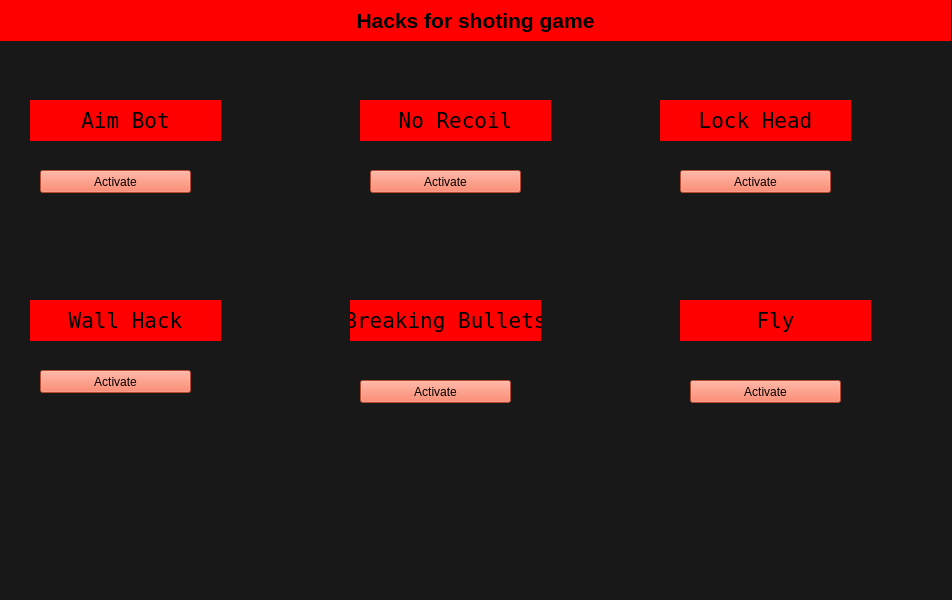
<?xml version="1.0" encoding="UTF-8"?>
<ui version="4.0">
 <class>MainWindow</class>
 <widget class="QMainWindow" name="MainWindow">
  <property name="geometry">
   <rect>
    <x>0</x>
    <y>0</y>
    <width>952</width>
    <height>600</height>
   </rect>
  </property>
  <property name="font">
   <font>
    <family>Roman</family>
   </font>
  </property>
  <property name="windowTitle">
   <string>MainWindow</string>
  </property>
  <property name="styleSheet">
   <string notr="true">background-color: rgb(24, 24, 24);</string>
  </property>
  <widget class="QWidget" name="centralwidget">
   <widget class="QLabel" name="header">
    <property name="geometry">
     <rect>
      <x>0</x>
      <y>0</y>
      <width>951</width>
      <height>41</height>
     </rect>
    </property>
    <property name="font">
     <font>
      <pointsize>16</pointsize>
      <weight>75</weight>
      <bold>true</bold>
     </font>
    </property>
    <property name="styleSheet">
     <string notr="true">background-color: rgb(255, 0, 0);</string>
    </property>
    <property name="text">
     <string>Hacks for shoting game</string>
    </property>
    <property name="alignment">
     <set>Qt::AlignCenter</set>
    </property>
   </widget>
   <widget class="QLabel" name="ablab">
    <property name="geometry">
     <rect>
      <x>30</x>
      <y>100</y>
      <width>191</width>
      <height>41</height>
     </rect>
    </property>
    <property name="font">
     <font>
      <family>NSimSun</family>
      <pointsize>16</pointsize>
      <weight>50</weight>
      <bold>false</bold>
     </font>
    </property>
    <property name="styleSheet">
     <string notr="true">background-color: rgb(255, 0, 0);</string>
    </property>
    <property name="text">
     <string>Aim Bot</string>
    </property>
    <property name="alignment">
     <set>Qt::AlignCenter</set>
    </property>
   </widget>
   <widget class="QLabel" name="nrlab">
    <property name="geometry">
     <rect>
      <x>360</x>
      <y>100</y>
      <width>191</width>
      <height>41</height>
     </rect>
    </property>
    <property name="font">
     <font>
      <family>NSimSun</family>
      <pointsize>16</pointsize>
      <weight>50</weight>
      <bold>false</bold>
     </font>
    </property>
    <property name="styleSheet">
     <string notr="true">background-color: rgb(255, 0, 0);</string>
    </property>
    <property name="text">
     <string>No Recoil</string>
    </property>
    <property name="alignment">
     <set>Qt::AlignCenter</set>
    </property>
   </widget>
   <widget class="QLabel" name="lhlab">
    <property name="geometry">
     <rect>
      <x>660</x>
      <y>100</y>
      <width>191</width>
      <height>41</height>
     </rect>
    </property>
    <property name="font">
     <font>
      <family>NSimSun</family>
      <pointsize>16</pointsize>
      <weight>50</weight>
      <bold>false</bold>
     </font>
    </property>
    <property name="styleSheet">
     <string notr="true">background-color: rgb(255, 0, 0);</string>
    </property>
    <property name="text">
     <string>Lock Head</string>
    </property>
    <property name="alignment">
     <set>Qt::AlignCenter</set>
    </property>
   </widget>
   <widget class="QPushButton" name="aba">
    <property name="geometry">
     <rect>
      <x>40</x>
      <y>170</y>
      <width>151</width>
      <height>23</height>
     </rect>
    </property>
    <property name="styleSheet">
     <string notr="true">background-color: rgb(255, 102, 64);</string>
    </property>
    <property name="text">
     <string>Activate</string>
    </property>
   </widget>
   <widget class="QPushButton" name="nra">
    <property name="geometry">
     <rect>
      <x>370</x>
      <y>170</y>
      <width>151</width>
      <height>23</height>
     </rect>
    </property>
    <property name="styleSheet">
     <string notr="true">background-color: rgb(255, 102, 64);</string>
    </property>
    <property name="text">
     <string>Activate</string>
    </property>
   </widget>
   <widget class="QPushButton" name="lha">
    <property name="geometry">
     <rect>
      <x>680</x>
      <y>170</y>
      <width>151</width>
      <height>23</height>
     </rect>
    </property>
    <property name="styleSheet">
     <string notr="true">background-color: rgb(255, 102, 64);</string>
    </property>
    <property name="text">
     <string>Activate</string>
    </property>
   </widget>
   <widget class="QPushButton" name="wha">
    <property name="geometry">
     <rect>
      <x>40</x>
      <y>370</y>
      <width>151</width>
      <height>23</height>
     </rect>
    </property>
    <property name="styleSheet">
     <string notr="true">background-color: rgb(255, 102, 64);</string>
    </property>
    <property name="text">
     <string>Activate</string>
    </property>
   </widget>
   <widget class="QLabel" name="whlab">
    <property name="geometry">
     <rect>
      <x>30</x>
      <y>300</y>
      <width>191</width>
      <height>41</height>
     </rect>
    </property>
    <property name="font">
     <font>
      <family>NSimSun</family>
      <pointsize>16</pointsize>
      <weight>50</weight>
      <bold>false</bold>
     </font>
    </property>
    <property name="styleSheet">
     <string notr="true">background-color: rgb(255, 0, 0);</string>
    </property>
    <property name="text">
     <string>Wall Hack</string>
    </property>
    <property name="alignment">
     <set>Qt::AlignCenter</set>
    </property>
   </widget>
   <widget class="QLabel" name="bblab">
    <property name="geometry">
     <rect>
      <x>350</x>
      <y>300</y>
      <width>191</width>
      <height>41</height>
     </rect>
    </property>
    <property name="font">
     <font>
      <family>NSimSun</family>
      <pointsize>16</pointsize>
      <weight>50</weight>
      <bold>false</bold>
     </font>
    </property>
    <property name="styleSheet">
     <string notr="true">background-color: rgb(255, 0, 0);</string>
    </property>
    <property name="text">
     <string>Breaking Bullets</string>
    </property>
    <property name="alignment">
     <set>Qt::AlignCenter</set>
    </property>
   </widget>
   <widget class="QPushButton" name="bba">
    <property name="geometry">
     <rect>
      <x>360</x>
      <y>380</y>
      <width>151</width>
      <height>23</height>
     </rect>
    </property>
    <property name="styleSheet">
     <string notr="true">background-color: rgb(255, 102, 64);</string>
    </property>
    <property name="text">
     <string>Activate</string>
    </property>
   </widget>
   <widget class="QPushButton" name="fa">
    <property name="geometry">
     <rect>
      <x>690</x>
      <y>380</y>
      <width>151</width>
      <height>23</height>
     </rect>
    </property>
    <property name="styleSheet">
     <string notr="true">background-color: rgb(255, 102, 64);</string>
    </property>
    <property name="text">
     <string>Activate</string>
    </property>
   </widget>
   <widget class="QLabel" name="flab">
    <property name="geometry">
     <rect>
      <x>680</x>
      <y>300</y>
      <width>191</width>
      <height>41</height>
     </rect>
    </property>
    <property name="font">
     <font>
      <family>NSimSun</family>
      <pointsize>16</pointsize>
      <weight>50</weight>
      <bold>false</bold>
     </font>
    </property>
    <property name="styleSheet">
     <string notr="true">background-color: rgb(255, 0, 0);</string>
    </property>
    <property name="text">
     <string>Fly</string>
    </property>
    <property name="alignment">
     <set>Qt::AlignCenter</set>
    </property>
   </widget>
  </widget>
  <widget class="QStatusBar" name="statusbar"/>
 </widget>
 <resources/>
 <connections/>
</ui>
